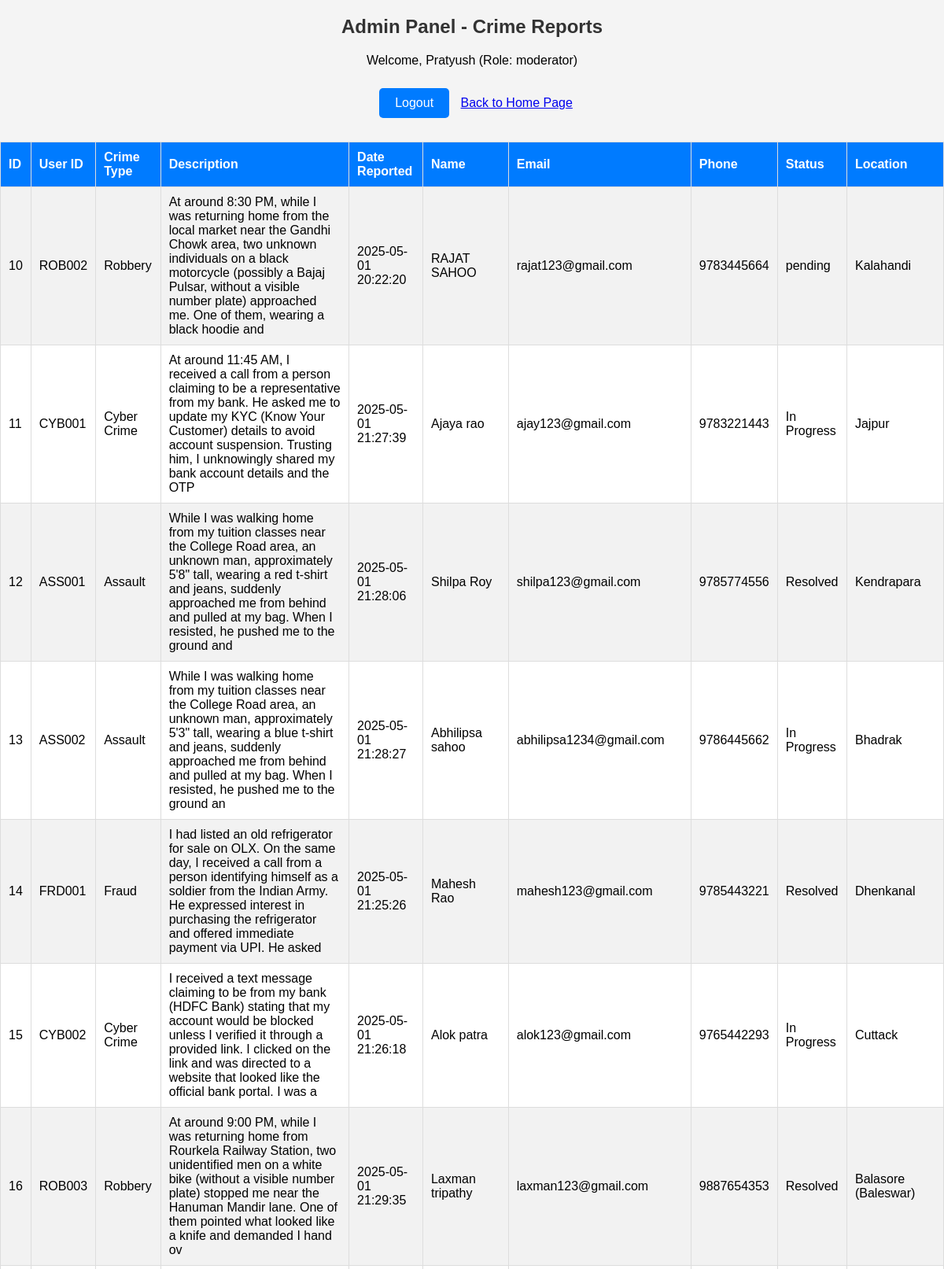
Screenshot of /admin.php (signed in, upper part) with the database file from the repository.
### tables this page shows
CREATE TABLE `reports` (
  `id` int(11) NOT NULL,
  `user_id` varchar(255) NOT NULL,
  `name` varchar(255) NOT NULL,
  `phone` varchar(15) NOT NULL,
  `email` varchar(255) NOT NULL,
  `description` varchar(255) NOT NULL,
  `Location` varchar(255) NOT NULL,
  `date_reported` datetime NOT NULL DEFAULT current_timestamp() ON UPDATE current_timestamp(),
  `crime_type` varchar(255) NOT NULL,
  `status` varchar(50) NOT NULL DEFAULT 'pending'
);

### admin.php (the view, shortened to what this page needs)
<?php
include 'db_connect.php';
?>
<!DOCTYPE html>
<html lang="en">
<head>
    <link rel="stylesheet" href="admin_style.css">
    <link rel="stylesheet" href="admin_panel.css">
</head>
<body>
    <h2>Admin Panel - Crime Reports</h2>
    <p>Welcome, <?php echo $_SESSION['admin']; ?> (Role: <?php echo $_SESSION['role']; ?>)</p>
    <a href="logout.php" class="logout-btn">Logout</a>
    <a href="index.html" class="home-btn">Back to Home Page</a>
    <table>
        <tr>
            <th>ID</th>
            <th>User ID</th>
            <th>Crime Type</th>
            <th>Description</th>
            <th>Date Reported</th>
            <th>Name</th>
            <th>Email</th>
            <th>Phone</th>
            <th>Status</th>
            <th>Location</th>
        </tr>
        <?php
        $sql = "SELECT * FROM reports";
        $result = $conn->query($sql);
        if ($result->num_rows > 0) {
            while ($row = $result->fetch_assoc()) {
                echo "<tr>";
                echo "<td>{$row['id']}</td>";
                echo "<td>{$row['user_id']}</td>";
                echo "<td>{$row['crime_type']}</td>";
                echo "<td>{$row['description']}</td>";
                echo "<td>{$row['date_reported']}</td>";
                echo "<td>{$row['name']}</td>";
                echo "<td>{$row['email']}</td>";
                echo "<td>{$row['phone']}</td>";
                echo "<td>{$row['status']}</td>";
                echo "<td>{$row['Location']}</td>";
                echo "</tr>";
            }
        } else {
            echo "<tr><td colspan='11'>No reports found.</td></tr>";
        }
        ?>
    </table>
</body>
</html>

### admin_style.css (style rules this page uses)
body { font-family: Arial, sans-serif; background: #f4f4f4; text-align: center; }
h2 { margin-top: 20px; }
table { width: 90%; margin: 20px auto; border-collapse: collapse; background: white; }
th, td { border: 1px solid #ddd; padding: 10px; text-align: center; }
th { background: #333; color: white; }

### admin_panel.css (style rules this page uses)
body { font-family: Arial, sans-serif; background-color: #f4f4f4; margin: 0; padding: 0; }
h2 { text-align: center; color: #333; }
.logout-btn, .manage-admins-btn { display: inline-block; margin: 10px; padding: 10px 20px; background-color: #007BFF; color: #fff; text-decoration: none; border-radius: 5px; }
table { width: 100%; border-collapse: collapse; margin: 20px 0; }
table, th, td { border: 1px solid #ddd; }
th, td { padding: 10px; text-align: left; }
th { background-color: #007BFF; color: white; }
tr:nth-child(even) { background-color: #f2f2f2; }

### rows the page displays
reports: id "10", user "ROB002", crime_type "Robbery", description "At around 8:30 PM, while I was returning home from the local market near the Gandhi Chowk area, two unknown individuals on a black motorcycle (possibly a Bajaj Pulsar, without a visible number plate) approached me. One of them, wearing a black hoodie and", date_reported "2025-05-01 20:22:20", name "RAJAT SAHOO", email "rajat123@gmail.com", phone "9783445664", status "pending", Location "Kalahandi"
reports: id "11", user "CYB001", crime_type "Cyber Crime", description "At around 11:45 AM, I received a call from a person claiming to be a representative from my bank. He asked me to update my KYC (Know Your Customer) details to avoid account suspension. Trusting him, I unknowingly shared my bank account details and the OTP", date_reported "2025-05-01 21:27:39", name "Ajaya rao", email "ajay123@gmail.com", phone "9783221443", status "In Progress", Location "Jajpur"
reports: id "12", user "ASS001", crime_type "Assault", description "While I was walking home from my tuition classes near the College Road area, an unknown man, approximately 5'8\" tall, wearing a red t-shirt and jeans, suddenly approached me from behind and pulled at my bag. When I resisted, he pushed me to the ground and", date_reported "2025-05-01 21:28:06", name "Shilpa Roy", email "shilpa123@gmail.com", phone "9785774556", status "Resolved", Location "Kendrapara"
reports: id "13", user "ASS002", crime_type "Assault", description "While I was walking home from my tuition classes near the College Road area, an unknown man, approximately 5'3\" tall, wearing a blue t-shirt and jeans, suddenly approached me from behind and pulled at my bag. When I resisted, he pushed me to the ground an", date_reported "2025-05-01 21:28:27", name "Abhilipsa sahoo", email "abhilipsa1234@gmail.com", phone "9786445662", status "In Progress", Location "Bhadrak"
reports: id "14", user "FRD001", crime_type "Fraud", description "I had listed an old refrigerator for sale on OLX. On the same day, I received a call from a person identifying himself as a soldier from the Indian Army. He expressed interest in purchasing the refrigerator and offered immediate payment via UPI. He asked", date_reported "2025-05-01 21:25:26", name "Mahesh Rao", email "mahesh123@gmail.com", phone "9785443221", status "Resolved", Location "Dhenkanal"
reports: id "15", user "CYB002", crime_type "Cyber Crime", description "I received a text message claiming to be from my bank (HDFC Bank) stating that my account would be blocked unless I verified it through a provided link. I clicked on the link and was directed to a website that looked like the official bank portal. I was a", date_reported "2025-05-01 21:26:18", name "Alok patra", email "alok123@gmail.com", phone "9765442293", status "In Progress", Location "Cuttack"
reports: id "16", user "ROB003", crime_type "Robbery", description "At around 9:00 PM, while I was returning home from Rourkela Railway Station, two unidentified men on a white bike (without a visible number plate) stopped me near the Hanuman Mandir lane. One of them pointed what looked like a knife and demanded I hand ov", date_reported "2025-05-01 21:29:35", name "Laxman tripathy", email "laxman123@gmail.com", phone "9887654353", status "Resolved", Location "Balasore (Baleswar)"

### other values shown
$_SESSION['admin'] "Pratyush"
$_SESSION['role'] "moderator"
